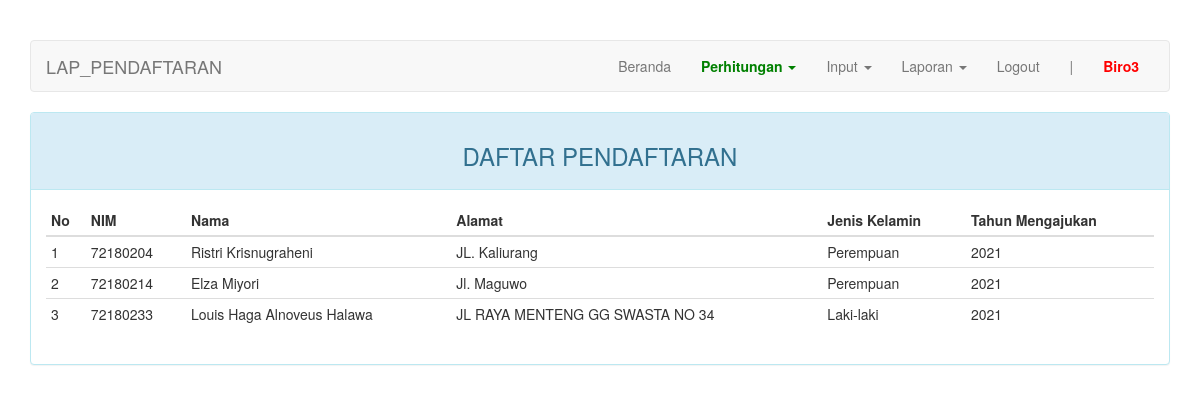
The page /index.php?page=lap_pendaftaran (signed in) on the database its author committed.
### tables this page shows
CREATE TABLE `mahasiswa` (
  `nim` char(9) NOT NULL,
  `nama` varchar(30) NOT NULL,
  `alamat` varchar(100) DEFAULT NULL,
  `jenis_kelamin` enum('Laki-laki','Perempuan') DEFAULT NULL,
  `tahun_mengajukan` char(4) NOT NULL
);

### page/lap_pendaftaran.php (the view)
<div class="row">
	<div class="col-md-12">
	    <div class="panel panel-info">
	        <div class="panel-heading"><h3 class="text-center">DAFTAR PENDAFTARAN</h3></div>
	        <div class="panel-body">
	            <table class="table table-condensed">
	                <thead>
	                    <tr>
	                        <th>No</th>
	                        <th>NIM</th>
													<th>Nama</th>
													<th>Alamat</th>
	                        <th>Jenis Kelamin</th>
	                        <th>Tahun Mengajukan</th>
	                    </tr>
	                </thead>
	                <tbody>
	                    <?php $no = 1; ?>
	                    <?php if ($query = $connection->query("SELECT * FROM mahasiswa WHERE nim IN(SELECT nim FROM nilai)")): ?>
	                        <?php while($row = $query->fetch_assoc()): ?>
	                        <tr>
	                            <td><?=$no++?></td>
															<td><?=$row["nim"]?></td>
	                            <td><?=$row["nama"]?></td>
	                            <td><?=$row['alamat']?></td>
	                            <td><?=$row['jenis_kelamin']?></td>
	                            <td><?=$row['tahun_mengajukan']?></td>
	                        </tr>
	                        <?php endwhile ?>
	                    <?php endif ?>
	                </tbody>
	            </table>
	        </div>
	    </div>
	</div>
</div>

### index.php (style rules this page uses)
body { margin-top: 40px; }

### rows shown on the page
mahasiswa: nim "72180204", nama "Ristri Krisnugraheni", alamat "JL. Kaliurang", jenis_kelamin "Perempuan", tahun_mengajukan "2021"
mahasiswa: nim "72180214", nama "Elza Miyori", alamat "Jl. Maguwo", jenis_kelamin "Perempuan", tahun_mengajukan "2021"
mahasiswa: nim "72180233", nama "Louis Haga Alnoveus Halawa", alamat "JL RAYA MENTENG GG SWASTA NO 34", jenis_kelamin "Laki-laki", tahun_mengajukan "2021"

### other values the page prints
$str "LAP_PENDAFTARAN"
$_SESSION["username"] "Biro3"
